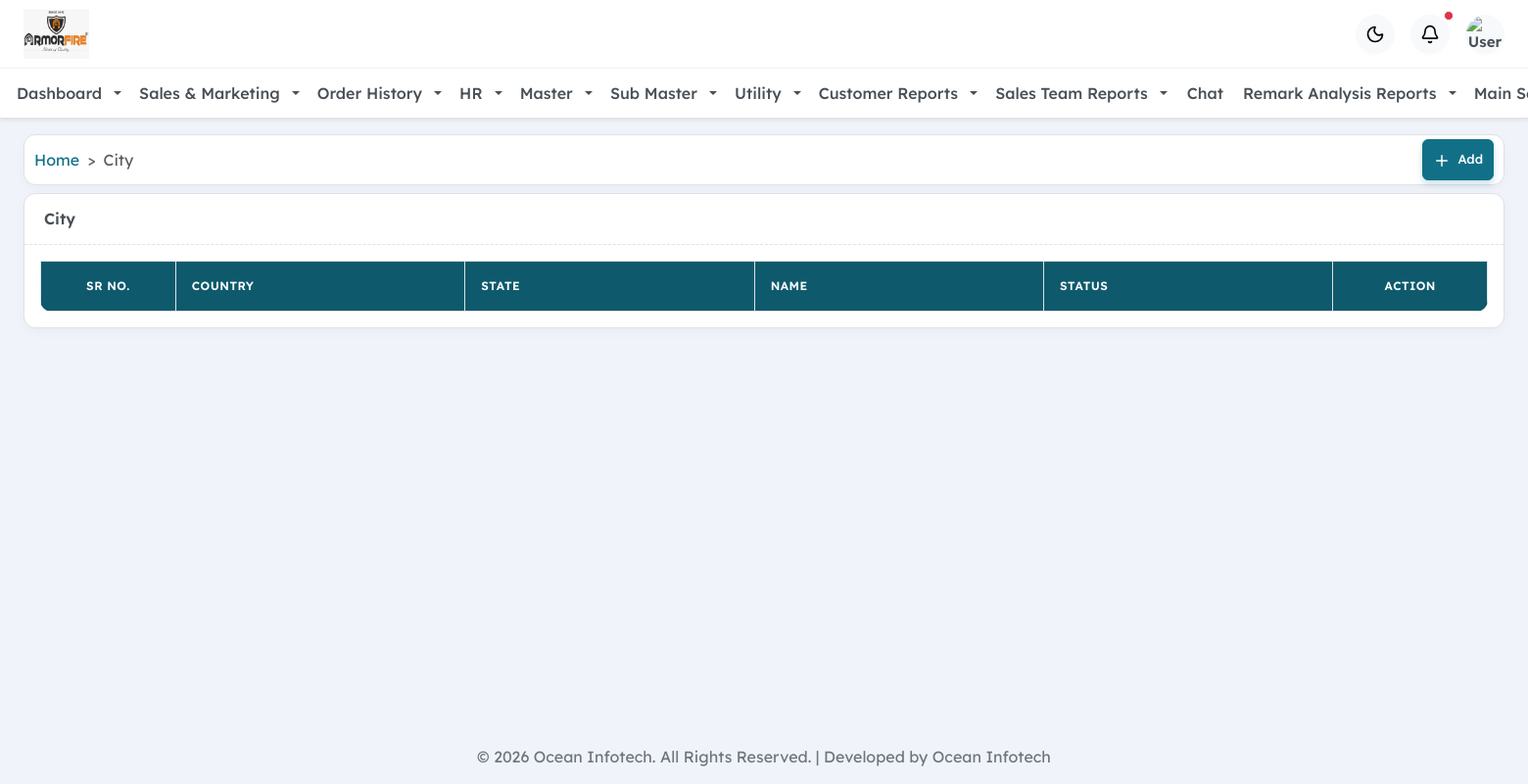
Page /admin/submaster/city/list.php (signed in) on the committed database.
### tables this page shows
CREATE TABLE IF NOT EXISTS `module` (
  `id` int(11) NOT NULL AUTO_INCREMENT,
  `parent_id` int(11) DEFAULT 0,
  `name` varchar(100) DEFAULT NULL,
  `slug` varchar(100) DEFAULT NULL,
  `icon` varchar(50) DEFAULT NULL,
  `route` varchar(50) DEFAULT NULL,
  `order_by` int(11) DEFAULT 0,
  `status` tinyint(4) DEFAULT 1,
  `created_at` timestamp NULL DEFAULT current_timestamp(),
  `updated_at` timestamp NULL DEFAULT current_timestamp(),
  PRIMARY KEY (`id`)
);

### conn/dbqry.php (called while the page is built, shortened)
<?php
require_once __DIR__ . '/db.php';
function db_query($sql)
{
    global $conn;
    $result = mysqli_query($conn, $sql);
    return $result;
}
function db_rows($sql)
{
    $result = db_query($sql);
    $rows = [];
    while ($row = mysqli_fetch_assoc($result)) {
        $rows[] = $row;
    }
    return $rows;
}

### admin/submaster/city/list.php (the view, shortened to what this page needs)
<?php
require_once __DIR__ . '/../../../conn/db.php';
require_once __DIR__ . '/../../../conn/dbqry.php';
include BASE_PATH . '/include/header.php';
$pageNm = 'City';
include BASE_PATH . '/component/breadcrumb.php';
?>
<div class="row g-4">
    <div class="col-12">
        <div class="card">
            <div class="card-header">
                <h6 class="mb-0"><?= $pageNm; ?></h6>
            </div>
            <div class="card-body">
                <div class="table-responsive">
                    <table class="table table-hover table-bordered align-middle table-striped mb-0 data-table" data-ajaxurl="<?= SITE_URL ?>admin/submaster/city/ajax.php">
                        <thead>
                            <tr>
                                <th>Sr No.</th>
                                <th>Country</th>
                                <th>State</th>
                                <th>Name</th>
                                <th>Status</th>
                                <th>Action</th>
                            </tr>
                        </thead>
                    </table>
                </div>
            </div>
        </div>
    </div>
</div>
<?php
include BASE_PATH . '/include/footer.php';
?>
</body>
</html>

### include/header.php (shortened to what this page needs)
<?php
require_once __DIR__ . '/../conn/db.php';
require_once __DIR__ . '/../conn/dbqry.php';
$msql = "SELECT * FROM module WHERE status = 1 ORDER BY order_by ASC, id ASC";
$mres = db_rows($msql);
$menuTree = [];
foreach ($mres as $menu) {
  if ((int)$menu['parent_id'] === 0) {
    $menuTree[$menu['id']] = [
      'id'       => $menu['id'],
      'name'     => $menu['name'],
      'icon'     => $menu['icon'],
      'route'    => $menu['route'],
      'sub_menu' => []
    ];
  }
}
foreach ($mres as $menu) {
  if ((int)$menu['parent_id'] !== 0) {
    $parentId = (int)$menu['parent_id'];
    $menuTree[$parentId]['sub_menu'][] = $menu;
  }
}
include BASE_PATH . '/include/css.php';
?>
<body>
  <div class="main-wrapper">
    <div class="content-wrapper">
      <header class="header">
        <div class="d-flex align-items-center">
          <img src="<?= SITE_URL ?>assets/image/crm_logo.png" alt="Logo" class="logo">
        </div>
        <div class="d-flex align-items-center gap-3">
          <button id="theme-switcher" class="btn btn-icon btn-light rounded-circle">
            <i data-lucide="moon" class="fs-20"></i>
          </button>
          <div class="dropdown">
            <button class="btn btn-icon btn-light rounded-circle position-relative" data-bs-toggle="dropdown"
              aria-expanded="false">
              <i data-lucide="bell" class="fs-20"></i>
              <span
                class="position-absolute top-0 start-100 translate-middle p-1 bg-danger border border-light rounded-circle">
              </span>
            </button>
          </div>
          <div class="dropdown dropup">
            <button class="btn btn-light rounded-circle p-0 avatar avatar-md" data-bs-toggle="dropdown">
              <img src="<?= SITE_URL ?>assets/images/user-8.jpg" alt="User" class="rounded-circle w-100 h-100">
            </button>
          </div>
        </div>
      </header>
      <div class="horizontal-menu bg-white border-bottom shadow-sm d-none d-lg-block mb-3">
        <div class="container-fluid">
          <nav class="navbar navbar-expand-lg navbar-light p-0">
            <div class="collapse navbar-collapse" id="horizontalMenuCollapse">
              <ul class="navbar-nav justify-content-center w-100 gap-2">
                <?php foreach ($menuTree as $menu): ?>
                  <?php if (!empty($menu['sub_menu'])): ?>
                    <li class="nav-item dropdown">
                      <a
                        class="nav-link dropdown-toggle d-flex align-items-center gap-2"
                        href="#"
                        id="menuDropdown<?= $menu['id'] ?>"
                        role="button"
                        data-bs-toggle="dropdown"
                        aria-expanded="false">
                        <span class="nav-text">
                          <?= htmlspecialchars($menu['name']) ?>
                        </span>
                      </a>
                    </li>
                  <?php else: ?>
                    <li class="nav-item">
                      <a class="nav-link" href="<?= SITE_URL . '' . $menu['route'] ?>">
                        <span class="nav-text">
                          <?= htmlspecialchars($menu['name']) ?>
                        </span>
                      </a>
                    </li>
                  <?php endif; ?>
                <?php endforeach; ?>
                <?php
                  if (isset($_SESSION['user_type']) && $_SESSION['user_type'] === 'superadmin')
                  {
                     ?>
                    <li class="nav-item dropdown">
                      <a class="nav-link dropdown-toggle d-flex align-items-center gap-2" href="#" id="settingDropdown" role="button"
                        data-bs-toggle="dropdown" aria-expanded="false">
                        <span class="nav-text">Main Setting</span>
                      </a>
                    </li>
                     <?php
                  }
                ?>
              </ul>
            </div>
          </nav>
        </div>
      </div>
      <main class="page-content">

### assets/css/index.css (style rules this page uses)
:root { --swiper-theme-color:#007aff }
:root { --swiper-navigation-size:44px }

### assets/css/form-select.css (style rules this page uses)
:root { --ts-pr-clear-button:0px;--ts-pr-caret:0px;--ts-pr-min:.75rem }

### assets/css/custom.css (style rules this page uses)
.data-table { width: 100% !important; table-layout: fixed; }
.data-table th:first-child, .data-table td:first-child { width: 70px !important; text-align: center; white-space: nowrap; }
.data-table th:last-child, .data-table td:last-child { width: 80px !important; text-align: center; white-space: nowrap; }
.data-table th:not(:first-child):not(:last-child), .data-table td:not(:first-child):not(:last-child) { width: 150px !important; }
.logo { height: 50px; width: auto; object-fit: cover; }
.nav-item.dropdown .dropdown-toggle { padding: 10px 5px !important; }

### rows in the picture
module: name "Dashboard"
module: name "Sales & Marketing"
module: name "Order History"
module: name "HR"
module: name "Master"
module: name "Sub Master"
module: name "Utility"
module: name "Customer Reports"
module: name "Sales Team Reports"
module: name "Chat"
module: name "Remark Analysis Reports"

### other values in the picture
$pageNm "City"
